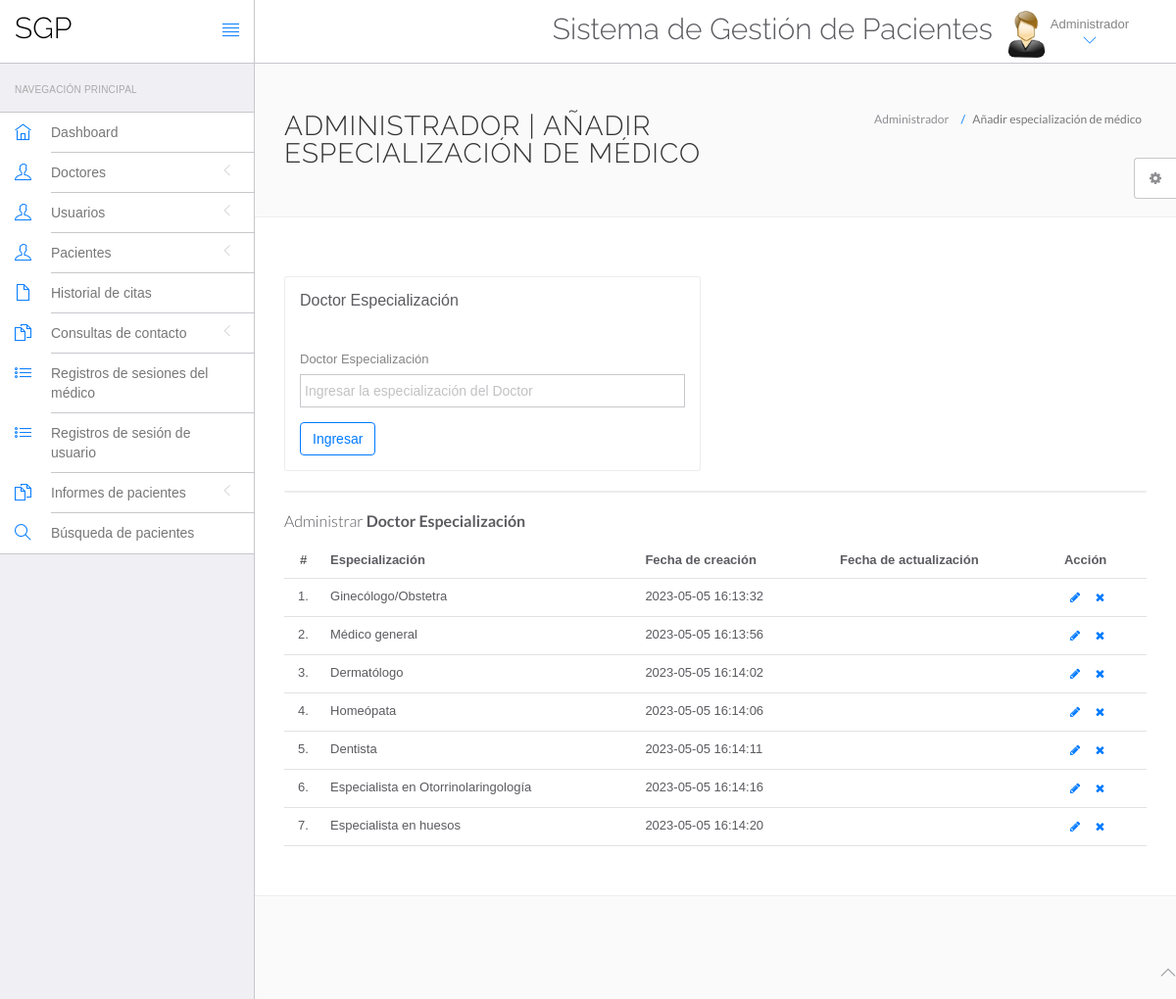
Page /hms/admin/doctor-specilization.php (signed in) on the committed database.
### tables this page shows
CREATE TABLE `doctorspecilization` (
  `id` int(11) NOT NULL,
  `specilization` varchar(255) DEFAULT NULL,
  `creationDate` timestamp NULL DEFAULT current_timestamp(),
  `updationDate` timestamp NULL DEFAULT NULL ON UPDATE current_timestamp()
);

### hms/admin/doctor-specilization.php (the view, shortened to what this page needs)
<?php
include('include/config.php');
?>
<!DOCTYPE html>
<html lang="en">
<head>
    <link rel="stylesheet" href="vendor/bootstrap/css/bootstrap.min.css">
    <link rel="stylesheet" href="vendor/fontawesome/css/font-awesome.min.css">
    <link rel="stylesheet" href="vendor/themify-icons/themify-icons.min.css">
    <link href="vendor/animate.css/animate.min.css" rel="stylesheet" media="screen">
    <link href="vendor/perfect-scrollbar/perfect-scrollbar.min.css" rel="stylesheet" media="screen">
    <link href="vendor/switchery/switchery.min.css" rel="stylesheet" media="screen">
    <link href="vendor/bootstrap-touchspin/jquery.bootstrap-touchspin.min.css" rel="stylesheet" media="screen">
    <link href="vendor/select2/select2.min.css" rel="stylesheet" media="screen">
    <link href="vendor/bootstrap-datepicker/bootstrap-datepicker3.standalone.min.css" rel="stylesheet" media="screen">
    <link href="vendor/bootstrap-timepicker/bootstrap-timepicker.min.css" rel="stylesheet" media="screen">
    <link rel="stylesheet" href="assets/css/styles.css">
    <link rel="stylesheet" href="assets/css/plugins.css">
    <link rel="stylesheet" href="assets/css/themes/theme-1.css" id="skin_color" />
</head>
<body>
    <div id="app">
        <?php include('include/sidebar.php');?>
        <div class="app-content">
            <?php include('include/header.php');?>
            <div class="main-content">
                <div class="wrap-content container" id="container">
                    <section id="page-title">
                        <div class="row">
                            <div class="col-sm-8">
                                <h1 class="mainTitle">Administrador | Añadir especialización de médico</h1>
                            </div>
                            <ol class="breadcrumb">
                                <li>
                                    <span>Administrador</span>
                                </li>
                                <li class="active">
                                    <span>Añadir especialización de médico</span>
                                </li>
                            </ol>
                        </div>
                    </section>
                    <div class="container-fluid container-fullw bg-white">
                        <div class="row">
                            <div class="col-md-12">
                                <div class="row margin-top-30">
                                    <div class="col-lg-6 col-md-12">
                                        <div class="panel panel-white">
                                            <div class="panel-heading">
                                                <h5 class="panel-title">Doctor Especialización</h5>
                                            </div>
                                            <div class="panel-body">
                                                <form role="form" name="dcotorspcl" method="post">
                                                    <div class="form-group">
                                                        <label for="exampleInputEmail1">
                                                            Doctor Especialización
                                                        </label>
                                                        <input type="text" name="doctorspecilization"
                                                            class="form-control"
                                                            placeholder="Ingresar la especialización del Doctor">
                                                    </div>
                                                    <button type="submit" name="submit" class="btn btn-o btn-primary">
                                                        Ingresar
                                                    </button>
                                                </form>
                                            </div>
                                        </div>
                                    </div>
                                </div>
                            </div>
                            <div class="col-lg-12 col-md-12">
                                <div class="panel panel-white">
                                </div>
                            </div>
                        </div>
                        <div class="row">
                            <div class="col-md-12">
                                <h5 class="over-title margin-bottom-15">Administrar <span class="text-bold">Doctor
                                        Especialización</span></h5>
                                <table class="table table-hover" id="sample-table-1">
                                    <thead>
                                        <tr>
                                            <th class="center">#</th>
                                            <th>Especialización</th>
                                            <th class="hidden-xs">Fecha de creación</th>
                                            <th>Fecha de actualización</th>
                                            <th>Acción</th>
                                        </tr>
                                    </thead>
                                    <tbody>
                                        <?php
$sql=mysqli_query($con,"select * from doctorSpecilization");
$cnt=1;
while($row=mysqli_fetch_array($sql))
{
?>
                                        <tr>
                                            <td class="center"><?php echo $cnt;?>.</td>
                                            <td class="hidden-xs"><?php echo $row['specilization'];?></td>
                                            <td><?php echo $row['creationDate'];?></td>
                                            <td><?php echo $row['updationDate'];?>
                                            </td>
                                            <td>
                                                <div class="visible-md visible-lg hidden-sm hidden-xs">
                                                    <a href="edit-doctor-specialization.php?id=<?php echo $row['id'];?>"
                                                        class="btn btn-transparent btn-xs" tooltip-placement="top"
                                                        tooltip="Edit"><i class="fa fa-pencil"></i></a>
                                                    <a href="doctor-specilization.php?id=<?php echo $row['id']?>&del=delete"
                                                        onClick="return confirm('¿Estás seguro de que quieres eliminar?')"
                                                        class="btn btn-transparent btn-xs tooltips"
                                                        tooltip-placement="top" tooltip="Remove"><i
                                                            class="fa fa-times fa fa-white"></i></a>
                                                </div>
                                            </td>
                                        </tr>
                                        <?php
$cnt=$cnt+1;
											 }?>
                                    </tbody>
                                </table>
                            </div>
                        </div>
                    </div>
                </div>
            </div>
        </div>
    </div>
    <?php include('include/footer.php');?>
    <?php include('include/setting.php');?>
</body>
</html>

### hms/admin/include/sidebar.php (shortened to what this page needs)
<div class="sidebar app-aside" id="sidebar">
    <div class="sidebar-container perfect-scrollbar">
        <nav>
            <div class="navbar-title">
                <span>Navegación Principal</span>
            </div>
            <ul class="main-navigation-menu">
                <li>
                    <a href="dashboard.php">
                        <div class="item-content">
                            <div class="item-media">
                                <i class="ti-home"></i>
                            </div>
                            <div class="item-inner">
                                <span class="title"> Dashboard </span>
                            </div>
                        </div>
                    </a>
                </li>
                <li>
                    <a href="javascript:void(0)">
                        <div class="item-content">
                            <div class="item-media">
                                <i class="ti-user"></i>
                            </div>
                            <div class="item-inner">
                                <span class="title"> Doctores </span><i class="icon-arrow"></i>
                            </div>
                        </div>
                    </a>
                </li>
                <li>
                    <a href="javascript:void(0)">
                        <div class="item-content">
                            <div class="item-media">
                                <i class="ti-user"></i>
                            </div>
                            <div class="item-inner">
                                <span class="title"> Usuarios </span><i class="icon-arrow"></i>
                            </div>
                        </div>
                    </a>
                </li>
                <li>
                    <a href="javascript:void(0)">
                        <div class="item-content">
                            <div class="item-media">
                                <i class="ti-user"></i>
                            </div>
                            <div class="item-inner">
                                <span class="title"> Pacientes </span><i class="icon-arrow"></i>
                            </div>
                        </div>
                    </a>
                </li>
                <li>
                    <a href="appointment-history.php">
                        <div class="item-content">
                            <div class="item-media">
                                <i class="ti-file"></i>
                            </div>
                            <div class="item-inner">
                                <span class="title"> Historial de citas </span>
                            </div>
                        </div>
                    </a>
                </li>
                <li>
                    <a href="javascript:void(0)">
                        <div class="item-content">
                            <div class="item-media">
                                <i class="ti-files"></i>
                            </div>
                            <div class="item-inner">
                                <span class="title"> Consultas de contacto </span><i class="icon-arrow"></i>
                            </div>
                        </div>
                    </a>
                </li>
                <li>
                    <a href="doctor-logs.php">
                        <div class="item-content">
                            <div class="item-media">
                                <i class="ti-list"></i>
                            </div>
                            <div class="item-inner">
                                <span class="title"> Registros de sesiones del médico </span>
                            </div>
                        </div>
                    </a>
                </li>
                <li>
                    <a href="user-logs.php">
                        <div class="item-content">
                            <div class="item-media">
                                <i class="ti-list"></i>
                            </div>
                            <div class="item-inner">
                                <span class="title"> Registros de sesión de usuario </span>
                            </div>
                        </div>
                    </a>
                </li>
                <li>
                    <a href="javascript:void(0)">
                        <div class="item-content">
                            <div class="item-media">
                                <i class="ti-files"></i>
                            </div>
                            <div class="item-inner">
                                <span class="title"> Informes de pacientes </span><i class="icon-arrow"></i>
                            </div>
                        </div>
                    </a>
                <li>
                    <a href="patient-search.php">
                        <div class="item-content">
                            <div class="item-media">
                                <i class="ti-search"></i>
                            </div>
                            <div class="item-inner">
                                <span class="title"> Búsqueda de pacientes </span>
                            </div>
                        </div>
                    </a>
                </li>
                </li>
            </ul>
        </nav>
    </div>
</div>

### hms/admin/include/header.php (shortened to what this page needs)
<header class="navbar navbar-default navbar-static-top">
    <div class="navbar-header">
        <a class="navbar-brand" href="#">
            <h2 style="padding-top:20%; color:#000 ">SGP</h2>
        </a>
        <a href="#" class="sidebar-toggler pull-right visible-md visible-lg" data-toggle-class="app-sidebar-closed"
            data-toggle-target="#app">
            <i class="ti-align-justify"></i>
        </a>
    </div>
    <div class="navbar-collapse collapse">
        <ul class="nav navbar-right">
            <li style="padding-top:2% ">
                <h2>Sistema de Gestión de Pacientes</h2>
            </li>
            <li class="dropdown current-user">
                <a href class="dropdown-toggle" data-toggle="dropdown">
                    <img src="assets/images/images.jpg"> <span class="username">
                        Administrador
                        <i class="ti-angle-down"></i></i></span>
                </a>
            </li>
        </ul>
    </div>
</header>

### hms/admin/include/footer.php
<footer>
    <div class="footer-inner">
        <div class="pull-left">
            &copy; <span class="current-year"></span><span class="text-bold text-uppercase"> SGP</span>. <span>Todos los
                derechos reservados</span>
        </div>
        <div class="pull-right">
            <span class="go-top"><i class="ti-angle-up"></i></span>
        </div>
    </div>
</footer>

### hms/admin/include/setting.php (shortened to what this page needs)
<div class="settings panel panel-default hidden-xs hidden-sm" id="settings">
    <button ct-toggle="toggle" data-toggle-class="active" data-toggle-target="#settings" class="btn btn-default">
        <i class="fa fa-spin fa-gear"></i>
    </button>
</div>

### hms/admin/assets/css/plugins.css (style rules this page uses)
.perfect-scrollbar { overflow-y: hidden !important; }

### hms/admin/assets/css/themes/theme-1.css (style rules this page uses)
body { background: #FAFAFA; }
header .navbar-header { background: #ffffff !important; border-right-color: #c8c7cc !important; border-bottom-color: #c8c7cc !important; }
header .navbar-header .sidebar-toggler, header .navbar-header .sidebar-mobile-toggler { color: #007aff !important; }
header .navbar-header .navbar-brand { color: #777 !important; }
header .navbar-collapse { background: #ffffff !important; border-bottom-color: #c8c7cc !important; box-shadow: none !important; }
header .navbar-collapse .navbar-right > li > a { color: #777; }
header .navbar-collapse .navbar-right > li > a i { color: #007aff !important; }
#sidebar { background: #EFEFF4 !important; }
#sidebar:before { border-right-width: "1px" !important; border-right-style: solid; border-right-color: #c8c7cc !important; }
#sidebar nav { border-right-width: "1px" !important; border-right-style: solid; border-right-color: #c8c7cc !important; }
#sidebar nav .navbar-title { color: #aaaaaa; }
#sidebar nav > ul { background: #ffffff !important; border-bottom-color: #c8c7cc !important; border-top-color: #c8c7cc !important; }
#sidebar nav > ul > li > a .item-media > i { color: #007aff !important; }
#sidebar nav > ul > li > a .item-inner { color: #777 !important; border-bottom-color: #c8c7cc; }

### rows in the picture
doctorspecilization: specilization "Ginecólogo/Obstetra", creationDate "2023-05-05 16:13:32"
doctorspecilization: specilization "Médico general", creationDate "2023-05-05 16:13:56"
doctorspecilization: specilization "Dermatólogo", creationDate "2023-05-05 16:14:02"
doctorspecilization: specilization "Homeópata", creationDate "2023-05-05 16:14:06"
doctorspecilization: specilization "Dentista", creationDate "2023-05-05 16:14:11"
doctorspecilization: specilization "Especialista en Otorrinolaringología", creationDate "2023-05-05 16:14:16"
doctorspecilization: specilization "Especialista en huesos", creationDate "2023-05-05 16:14:20"
